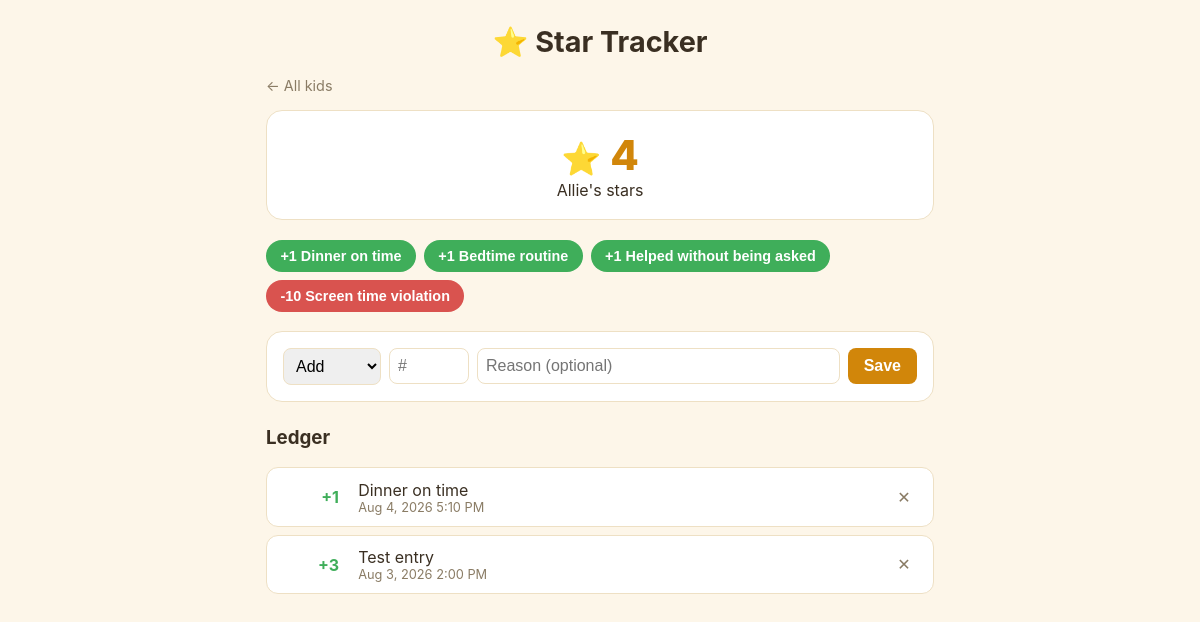
/kid/1/, run on the app's committed database.
### stars/models.py (models this page shows, shortened)
class Kid(models.Model):
    name = models.CharField(max_length=100, unique=True)
    order = models.PositiveIntegerField(default=0)
    class Meta:
        ordering = ["order", "name"]
    @property
    def balance(self):
        return self.transactions.aggregate(total=models.Sum("delta"))["total"] or 0

class QuickAction(models.Model):
    label = models.CharField(max_length=100)
    delta = models.IntegerField()
    order = models.PositiveIntegerField(default=0)
    class Meta:
        ordering = ["order", "id"]

class StarTransaction(models.Model):
    kid = models.ForeignKey(Kid, on_delete=models.CASCADE, related_name="transactions")
    delta = models.IntegerField()
    reason = models.CharField(max_length=255, blank=True)
    created_at = models.DateTimeField(auto_now_add=True)
    class Meta:
        ordering = ["-created_at", "-id"]

### stars/views.py (the view)
# urls.py: path("kid/<int:kid_id>/", views.kid_detail, name="kid_detail"),
def kid_detail(request, kid_id):
    kid = get_object_or_404(Kid, pk=kid_id)
    transactions = kid.transactions.all()
    quick_actions = QuickAction.objects.all()
    return render(
        request,
        "stars/kid_detail.html",
        {
            "kid": kid,
            "transactions": transactions,
            "quick_actions": quick_actions,
        },
    )

### stars/templates/stars/kid_detail.html (shortened to what this page needs)
{% extends "stars/base.html" %}
{% block content %}
<a class="back-link" href="{% url 'stars:kid_list' %}">&larr; All kids</a>
<div class="balance-banner">
  <div class="big-balance"><span class="star">⭐</span> {{ kid.balance }}</div>
  <div>{{ kid.name }}'s stars</div>
</div>
{% if quick_actions %}
<div class="quick-actions">
  {% for action in quick_actions %}
  <form action="{% url 'stars:quick_action' kid.id action.id %}" method="post">
    <button type="submit" class="quick-btn {% if action.delta >= 0 %}pos{% else %}neg{% endif %}">
      {% if action.delta >= 0 %}+{% endif %}{{ action.delta }} {{ action.label }}
    </button>
  </form>
  {% endfor %}
</div>
{% endif %}
<form class="manual-form" action="{% url 'stars:add_stars' kid.id %}" method="post">
  <div class="row">
    <select name="direction">
      <option value="add">Add</option>
    </select>
    <input type="number" name="amount" min="1" step="1" placeholder="#" required>
    <input type="text" name="reason" placeholder="Reason (optional)">
    <button type="submit" class="btn">Save</button>
  </div>
</form>
<h3>Ledger</h3>
{% if transactions %}
<ul class="ledger">
  {% for txn in transactions %}
  <li>
    <span class="delta {% if txn.delta >= 0 %}pos{% else %}neg{% endif %}">
      {% if txn.delta >= 0 %}+{% endif %}{{ txn.delta }}
    </span>
    <span class="meta">
      <span class="reason">{{ txn.reason|default:"—" }}</span>
      <span class="timestamp">{{ txn.created_at|date:"M j, Y g:i A" }}</span>
    </span>
    <form action="{% url 'stars:delete_transaction' kid.id txn.id %}" method="post"
          onsubmit="return confirm('Delete this entry?');">
      <button type="submit" class="delete-btn" title="Delete entry">✕</button>
    </form>
  </li>
  {% endfor %}
</ul>
{% else %}
<p class="empty">No stars yet. Add the first one above!</p>
{% endif %}
{% endblock %}

### stars/templates/stars/base.html (shortened to what this page needs)
<!DOCTYPE html>
<html lang="en">
<head>
</head>
<body>
<header>
  <h1><a href="{% url 'stars:kid_list' %}">⭐ Star Tracker</a></h1>
</header>
<main>
  {% block content %}{% endblock %}
</main>
</body>
</html>

### stars/templates/stars/base.html (style rules this page uses)
:root { --gold: #f5a623; --gold-dark: #d1860a; --green: #3fae5a; --red: #d9534f; --bg: #fdf6e9; --card: #ffffff; --ink: #3a2f22; --muted: #8a7c65; --border: #eee0c4; }
* { box-sizing: border-box; }
body { margin: 0; font-family: -apple-system, BlinkMacSystemFont, "Segoe UI", Roboto, Helvetica, Arial, sans-serif; background: var(--bg); color: var(--ink); min-height: 100vh; }
a { color: inherit; text-decoration: none; }
header { padding: 1.5rem 1.5rem 1rem; text-align: center; }
header h1 { margin: 0; font-size: 1.8rem; }
header h1 a { display: inline-flex; align-items: center; gap: 0.5rem; }
main { max-width: 700px; margin: 0 auto; padding: 0 1rem 3rem; }
.back-link { display: inline-block; margin-bottom: 1rem; color: var(--muted); font-size: 0.9rem; }
.balance-banner { background: var(--card); border: 1px solid var(--border); border-radius: 16px; padding: 1.2rem; text-align: center; margin-bottom: 1.2rem; }
.balance-banner .big-balance { font-size: 2.6rem; font-weight: 800; color: var(--gold-dark); }
.balance-banner .big-balance .star { font-size: 2rem; }
.quick-actions { display: flex; flex-wrap: wrap; gap: 0.5rem; margin-bottom: 1.2rem; }
.quick-btn { border: none; border-radius: 999px; padding: 0.5rem 0.9rem; font-size: 0.9rem; cursor: pointer; color: white; font-weight: 600; }
.quick-btn.pos { background: var(--green); }
.quick-btn.neg { background: var(--red); }
.manual-form { background: var(--card); border: 1px solid var(--border); border-radius: 16px; padding: 1rem; margin-bottom: 1.5rem; }
.manual-form .row { display: flex; gap: 0.5rem; flex-wrap: wrap; align-items: center; }
.manual-form input[type="number"] { width: 80px; padding: 0.5rem; border-radius: 8px; border: 1px solid var(--border); font-size: 1rem; }
.manual-form input[type="text"] { flex: 1; min-width: 140px; padding: 0.5rem; border-radius: 8px; border: 1px solid var(--border); font-size: 1rem; }
.manual-form select { padding: 0.5rem; border-radius: 8px; border: 1px solid var(--border); font-size: 1rem; }
.btn { border: none; border-radius: 8px; padding: 0.55rem 1rem; font-size: 1rem; font-weight: 600; cursor: pointer; color: white; background: var(--gold-dark); }
ul.ledger { list-style: none; margin: 0; padding: 0; }
ul.ledger li { background: var(--card); border: 1px solid var(--border); border-radius: 12px; padding: 0.7rem 1rem; margin-bottom: 0.5rem; display: flex; justify-content: space-between; align-items: center; gap: 0.5rem; }
.ledger .delta { font-weight: 700; min-width: 3.5rem; text-align: right; }
.ledger .delta.pos { color: var(--green); }
.ledger .meta { flex: 1; padding: 0 0.7rem; }
.ledger .reason { display: block; }
.ledger .timestamp { display: block; font-size: 0.8rem; color: var(--muted); }
.ledger form { margin: 0; }
.delete-btn { background: none; border: none; color: var(--muted); cursor: pointer; font-size: 1rem; padding: 0.2rem 0.4rem; }

### data on the page
Kid: balance "4", name "Allie"
QuickAction: delta "1", label "Dinner on time"
QuickAction: delta "1", label "Bedtime routine"
QuickAction: delta "1", label "Helped without being asked"
QuickAction: delta "-10", label "Screen time violation"
StarTransaction: delta "1", reason "Dinner on time", created_at "Aug 4, 2026 5:10 PM"
StarTransaction: delta "3", reason "Test entry", created_at "Aug 3, 2026 2:00 PM"
